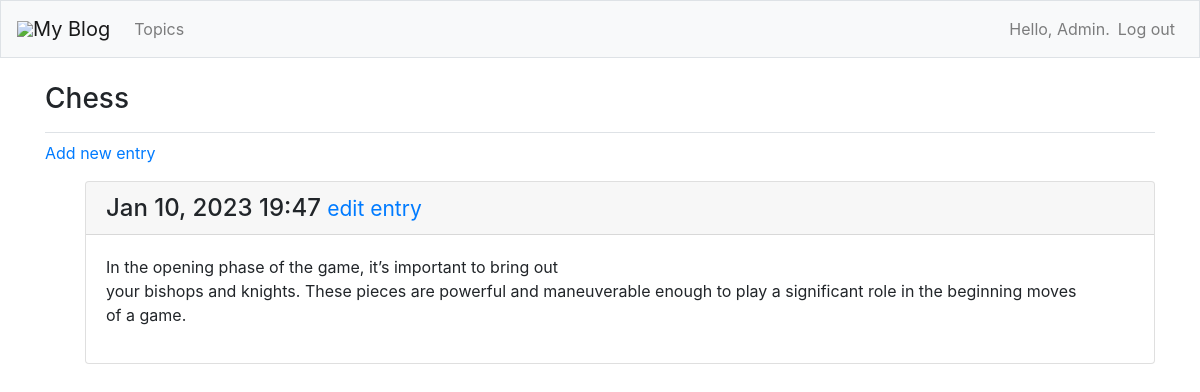
/topics/1 (signed in), run on the app's committed database.
### my_blogs/models.py (models this page shows, shortened)
class Topic(models.Model):
    text = models.CharField(max_length=200)
    date_added = models.DateTimeField(auto_now_add=True)
    owner = models.ForeignKey(User, on_delete=models.CASCADE)
    def __str__(self):
        return self.text

class Entry(models.Model):
    topic = models.ForeignKey(Topic, on_delete=models.CASCADE)
    text = models.TextField()
    date_added = models.DateTimeField(auto_now_add=True)
    class Meta:
        verbose_name_plural = 'entries'

### my_blogs/views.py (the view)
# urls.py: path('topics/<int:topic_id>', views.topic, name='topic'),
@login_required
def topic(request, topic_id):
    topic = Topic.objects.get(id=topic_id)
    if topic.owner != request.user:
        raise Http404
    entries = topic.entry_set.order_by('-date_added')
    context = {'topic': topic, 'entries': entries}
    return render(request, 'my_blogs/topic.html', context)

### my_blogs/templates/my_blogs/topic.html
{% extends 'my_blogs/base.html' %}
{% block page_header %}
    <h3>{{ topic }}</h3>
{% endblock page_header %}
{% block content %}
    <p>
        <a href="{% url 'my_blogs:new_entry' topic.id %}">Add new entry</a>
    </p>
    <ul>
        {% for entry in entries %}
           <div class="card mb-3">
                <h4 class="card-header">
                    {{ entry.date_added|date:'M d, Y H:i' }}
                    <small><a href="{% url 'my_blogs:edit_entry' entry.id %}">
                        edit entry</a></small>
                </h4>
                <div class="card-body">
                    {{ entry.text|linebreaks }}
                </div>
           </div>
        {% empty %}
            <p>There are no entries for this topic yet.</p>
        {% endfor %}
    </ul>
{% endblock content %}

### my_blogs/templates/my_blogs/base.html (shortened to what this page needs)
{% load bootstrap4 %}
<!doctype html>
<html lang="en">
   <head>
     {% bootstrap_css %}
  </head>
   <body>
     <nav class="navbar navbar-expand-md navbar-light bg-light mb-4 border">
         <img src="images/blog.png">
         <a class="navbar-brand" href="{% url 'my_blogs:index'%}">
             My Blog</a>
      <div class="collapse navbar-collapse" id="navbarCollapse">
         <ul class="navbar-nav mr-auto">
             <li class="nav-item">
                 <a class="nav-link" href="{% url 'my_blogs:topics'%}">
                     Topics</a></li>
         </ul>
         <ul class="navbar-nav ml-auto">
             {% if user.is_authenticated %}
                 <li class="nav-item">
                    <span class="navbar-text">Hello, {{ user.username }}.</span>
                 </li>
                 <li class="nav-item">
                     <a class="nav-link" href="{% url 'users:logout' %}">Log out</a>
                 </li>
             {% else %}
                 <li class="nav-item">
                     <a class="nav-link" href="{% url 'users:register' %}">Register</a>
                 </li>
                 <li class="nav-item">
                     <a class="nav-link" href="{% url 'users:login' %}">Log in</a></li>
             {% endif %}
         </ul>
      </div>
     </nav>
     <main role="main" class="container">
         <div class="pb-2 mb-2 border-bottom">
           {% block page_header %}{% endblock page_header %}
         </div>
         <div>
           {% block content %}{% endblock content %}
         </div>
     </main>
   </body>
</html>

### data on the page
Topic: text "Chess"
Entry: date_added "Jan 10, 2023 19:47", text "In the opening phase of the game, it’s important to bring out your bishops and knights. These pieces are powerful and maneuverable enough to play a significant role in the beginning moves of a game."

### other printed values
{{ user.username }} "Admin"
